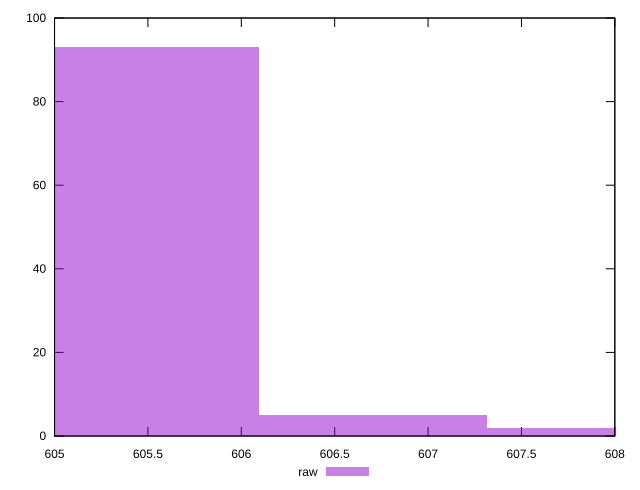

Reproduce this figure in gnuplot.
reset

$raw <<EOF
605.4861239008561 93
607.927600206908 2
606.706862053882 5
EOF

set key outside below
set boxwidth 1.2207381530259196
set xrange [605:608]
set yrange [0:100]
set trange [0:100]
set style fill transparent solid 0.5 noborder
set terminal svg size 640, 490 enhanced background rgb 'white'
set output "report_00008_2021-01-22T20:58:29.167/uses-rel-preload/samples/pages+cached+noexternal+nofonts+nosvg+noimg+nocss/raw/histogram.svg"

plot $raw title "raw" with boxes

reset
